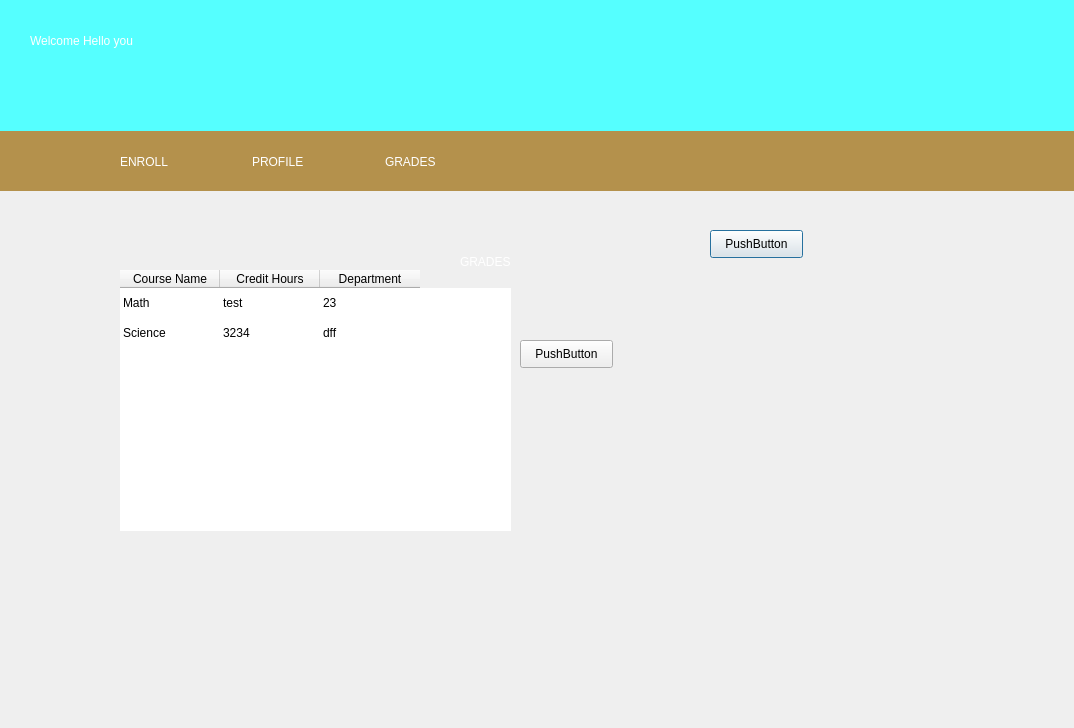
<?xml version="1.0" encoding="UTF-8"?>
<ui version="4.0">
 <class>Dialog</class>
 <widget class="QDialog" name="Dialog">
  <property name="geometry">
   <rect>
    <x>0</x>
    <y>0</y>
    <width>1074</width>
    <height>728</height>
   </rect>
  </property>
  <property name="windowTitle">
   <string>Dialog</string>
  </property>
  <widget class="QLabel" name="label">
   <property name="geometry">
    <rect>
     <x>120</x>
     <y>150</y>
     <width>71</width>
     <height>24</height>
    </rect>
   </property>
   <property name="styleSheet">
    <string notr="true">color: white;
font: 63 10pt &quot;Montserrat SemiBold&quot;;
</string>
   </property>
   <property name="text">
    <string>ENROLL</string>
   </property>
  </widget>
  <widget class="QLabel" name="label_6">
   <property name="geometry">
    <rect>
     <x>0</x>
     <y>0</y>
     <width>1591</width>
     <height>191</height>
    </rect>
   </property>
   <property name="styleSheet">
    <string notr="true">background-color: rgb(180, 145, 76);</string>
   </property>
   <property name="text">
    <string/>
   </property>
  </widget>
  <widget class="QLabel" name="label_7">
   <property name="geometry">
    <rect>
     <x>252</x>
     <y>150</y>
     <width>75</width>
     <height>24</height>
    </rect>
   </property>
   <property name="styleSheet">
    <string notr="true">color: white;
font: 63 10pt &quot;Montserrat SemiBold&quot;;
</string>
   </property>
   <property name="text">
    <string>PROFILE</string>
   </property>
  </widget>
  <widget class="QLabel" name="label_8">
   <property name="geometry">
    <rect>
     <x>385</x>
     <y>150</y>
     <width>161</width>
     <height>24</height>
    </rect>
   </property>
   <property name="styleSheet">
    <string notr="true">color: white;
font: 63 10pt &quot;Montserrat SemiBold&quot;;
</string>
   </property>
   <property name="text">
    <string>GRADES</string>
   </property>
  </widget>
  <widget class="QTableWidget" name="tableWidget">
   <property name="geometry">
    <rect>
     <x>120</x>
     <y>270</y>
     <width>391</width>
     <height>261</height>
    </rect>
   </property>
   <property name="styleSheet">
    <string notr="true">border-right-color: rgb(85, 255, 255);
border-color: rgb(170, 85, 255);
</string>
   </property>
   <property name="frameShape">
    <enum>QFrame::NoFrame</enum>
   </property>
   <property name="frameShadow">
    <enum>QFrame::Sunken</enum>
   </property>
   <property name="lineWidth">
    <number>0</number>
   </property>
   <property name="verticalScrollBarPolicy">
    <enum>Qt::ScrollBarAsNeeded</enum>
   </property>
   <property name="horizontalScrollBarPolicy">
    <enum>Qt::ScrollBarAsNeeded</enum>
   </property>
   <property name="sizeAdjustPolicy">
    <enum>QAbstractScrollArea::AdjustToContentsOnFirstShow</enum>
   </property>
   <property name="alternatingRowColors">
    <bool>false</bool>
   </property>
   <property name="selectionMode">
    <enum>QAbstractItemView::NoSelection</enum>
   </property>
   <property name="showGrid">
    <bool>false</bool>
   </property>
   <property name="gridStyle">
    <enum>Qt::NoPen</enum>
   </property>
   <property name="wordWrap">
    <bool>true</bool>
   </property>
   <property name="cornerButtonEnabled">
    <bool>true</bool>
   </property>
   <property name="rowCount">
    <number>2</number>
   </property>
   <property name="columnCount">
    <number>3</number>
   </property>
   <attribute name="horizontalHeaderVisible">
    <bool>true</bool>
   </attribute>
   <attribute name="verticalHeaderVisible">
    <bool>false</bool>
   </attribute>
   <attribute name="verticalHeaderHighlightSections">
    <bool>true</bool>
   </attribute>
   <row>
    <property name="text">
     <string>New Row</string>
    </property>
   </row>
   <row>
    <property name="text">
     <string>New Row</string>
    </property>
   </row>
   <column>
    <property name="text">
     <string>Course Name</string>
    </property>
    <property name="background">
     <color>
      <red>255</red>
      <green>255</green>
      <blue>255</blue>
     </color>
    </property>
   </column>
   <column>
    <property name="text">
     <string>Credit Hours</string>
    </property>
   </column>
   <column>
    <property name="text">
     <string>Department</string>
    </property>
   </column>
   <item row="0" column="0">
    <property name="text">
     <string>Math</string>
    </property>
   </item>
   <item row="0" column="1">
    <property name="text">
     <string>test</string>
    </property>
   </item>
   <item row="0" column="2">
    <property name="text">
     <string>23</string>
    </property>
    <property name="checkState">
     <enum>Unchecked</enum>
    </property>
    <property name="flags">
     <set>ItemIsSelectable|ItemIsEditable|ItemIsDragEnabled|ItemIsDropEnabled|ItemIsEnabled</set>
    </property>
   </item>
   <item row="1" column="0">
    <property name="text">
     <string>Science</string>
    </property>
    <property name="background">
     <brush brushstyle="SolidPattern">
      <color alpha="255">
       <red>255</red>
       <green>255</green>
       <blue>255</blue>
      </color>
     </brush>
    </property>
   </item>
   <item row="1" column="1">
    <property name="text">
     <string>3234</string>
    </property>
   </item>
   <item row="1" column="2">
    <property name="text">
     <string>dff</string>
    </property>
    <property name="background">
     <brush brushstyle="NoBrush">
      <color alpha="255">
       <red>255</red>
       <green>255</green>
       <blue>255</blue>
      </color>
     </brush>
    </property>
    <property name="foreground">
     <brush brushstyle="NoBrush">
      <color alpha="255">
       <red>0</red>
       <green>255</green>
       <blue>255</blue>
      </color>
     </brush>
    </property>
   </item>
  </widget>
  <widget class="QLabel" name="hi">
   <property name="geometry">
    <rect>
     <x>30</x>
     <y>20</y>
     <width>311</width>
     <height>41</height>
    </rect>
   </property>
   <property name="styleSheet">
    <string notr="true">color: white;
font: 63 16pt &quot;Montserrat SemiBold&quot;;
</string>
   </property>
   <property name="text">
    <string>Welcome Hello you</string>
   </property>
  </widget>
  <widget class="QPushButton" name="pushButton">
   <property name="geometry">
    <rect>
     <x>710</x>
     <y>230</y>
     <width>93</width>
     <height>28</height>
    </rect>
   </property>
   <property name="text">
    <string>PushButton</string>
   </property>
  </widget>
  <widget class="QPushButton" name="pushButton_2">
   <property name="geometry">
    <rect>
     <x>520</x>
     <y>340</y>
     <width>93</width>
     <height>28</height>
    </rect>
   </property>
   <property name="text">
    <string>PushButton</string>
   </property>
  </widget>
  <widget class="QLabel" name="label_2">
   <property name="geometry">
    <rect>
     <x>0</x>
     <y>0</y>
     <width>1081</width>
     <height>131</height>
    </rect>
   </property>
   <property name="styleSheet">
    <string notr="true">background-color: rgb(85, 255, 255);</string>
   </property>
   <property name="text">
    <string/>
   </property>
  </widget>
  <widget class="QLabel" name="label_9">
   <property name="geometry">
    <rect>
     <x>460</x>
     <y>250</y>
     <width>161</width>
     <height>24</height>
    </rect>
   </property>
   <property name="styleSheet">
    <string notr="true">color: white;
font: 63 10pt &quot;Montserrat SemiBold&quot;;
</string>
   </property>
   <property name="text">
    <string>GRADES</string>
   </property>
  </widget>
  <zorder>label_6</zorder>
  <zorder>label</zorder>
  <zorder>label_7</zorder>
  <zorder>label_8</zorder>
  <zorder>tableWidget</zorder>
  <zorder>pushButton</zorder>
  <zorder>pushButton_2</zorder>
  <zorder>label_2</zorder>
  <zorder>hi</zorder>
  <zorder>label_9</zorder>
 </widget>
 <resources/>
 <connections/>
</ui>
